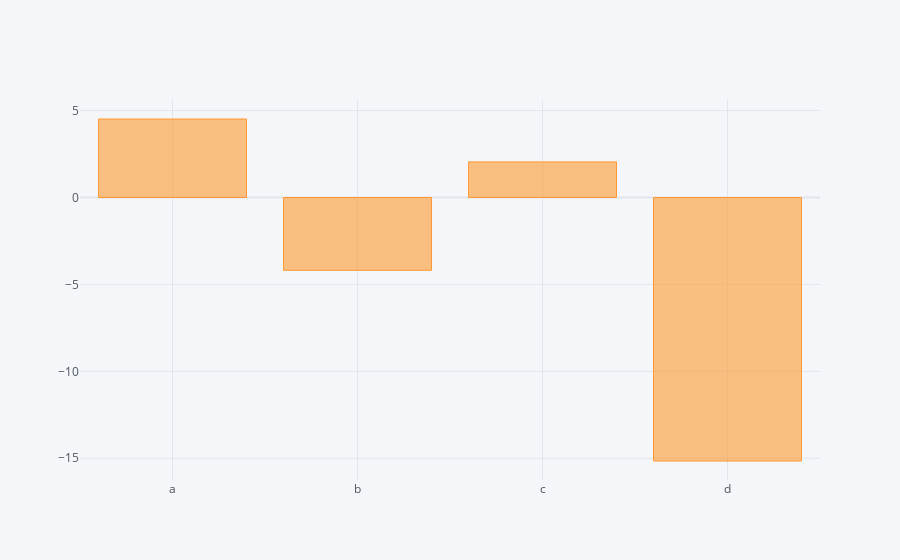

Notebook cell for this chart:
### Code cell
df.sum().iplot(kind = 'bar')

### Figure 1 — Plotly figure (JSON) as saved in the notebook; plotly's stock layout.template omitted (floating-point values rounded to 4 significant figures)
{"data": [{"marker": {"color": "rgba(255, 153, 51, 0.6)", "line": {"color": "rgba(255, 153, 51, 1.0)", "width": 1}}, "name": "None", "orientation": "v", "text": "", "x": ["a", "b", "c", "d"], "y": [4.513, -4.189, 2.046, -15.16], "type": "bar"}], "layout": {"legend": {"bgcolor": "#F5F6F9", "font": {"color": "#4D5663"}}, "paper_bgcolor": "#F5F6F9", "plot_bgcolor": "#F5F6F9", "title": {"font": {"color": "#4D5663"}}, "xaxis": {"gridcolor": "#E1E5ED", "showgrid": true, "tickfont": {"color": "#4D5663"}, "title": {"font": {"color": "#4D5663"}, "text": ""}, "zerolinecolor": "#E1E5ED"}, "yaxis": {"gridcolor": "#E1E5ED", "showgrid": true, "tickfont": {"color": "#4D5663"}, "title": {"font": {"color": "#4D5663"}, "text": ""}, "zerolinecolor": "#E1E5ED"}}}
